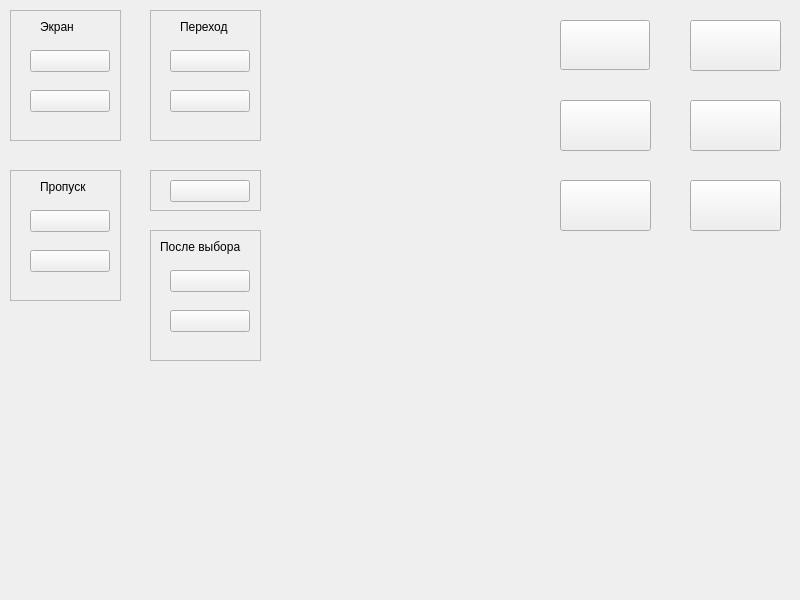
<?xml version="1.0" encoding="UTF-8"?>
<ui version="4.0">
 <class>Preference</class>
 <widget class="QWidget" name="Preference">
  <property name="geometry">
   <rect>
    <x>0</x>
    <y>0</y>
    <width>800</width>
    <height>600</height>
   </rect>
  </property>
  <property name="windowTitle">
   <string>Form</string>
  </property>
  <widget class="QPushButton" name="loadButton">
   <property name="geometry">
    <rect>
     <x>560</x>
     <y>180</y>
     <width>91</width>
     <height>51</height>
    </rect>
   </property>
   <property name="text">
    <string/>
   </property>
  </widget>
  <widget class="QPushButton" name="homeButton">
   <property name="geometry">
    <rect>
     <x>690</x>
     <y>180</y>
     <width>91</width>
     <height>51</height>
    </rect>
   </property>
   <property name="text">
    <string/>
   </property>
  </widget>
  <widget class="QPushButton" name="saveButton">
   <property name="geometry">
    <rect>
     <x>560</x>
     <y>100</y>
     <width>91</width>
     <height>51</height>
    </rect>
   </property>
   <property name="text">
    <string/>
   </property>
  </widget>
  <widget class="QPushButton" name="preferenceButton">
   <property name="geometry">
    <rect>
     <x>690</x>
     <y>100</y>
     <width>91</width>
     <height>51</height>
    </rect>
   </property>
   <property name="text">
    <string/>
   </property>
  </widget>
  <widget class="QPushButton" name="backButton">
   <property name="geometry">
    <rect>
     <x>560</x>
     <y>20</y>
     <width>90</width>
     <height>50</height>
    </rect>
   </property>
   <property name="text">
    <string/>
   </property>
  </widget>
  <widget class="QPushButton" name="exitButton">
   <property name="geometry">
    <rect>
     <x>690</x>
     <y>20</y>
     <width>91</width>
     <height>51</height>
    </rect>
   </property>
   <property name="text">
    <string/>
   </property>
  </widget>
  <widget class="QFrame" name="displayFrame">
   <property name="geometry">
    <rect>
     <x>10</x>
     <y>10</y>
     <width>111</width>
     <height>131</height>
    </rect>
   </property>
   <property name="frameShape">
    <enum>QFrame::StyledPanel</enum>
   </property>
   <property name="frameShadow">
    <enum>QFrame::Raised</enum>
   </property>
   <widget class="QPushButton" name="windowButton">
    <property name="geometry">
     <rect>
      <x>20</x>
      <y>40</y>
      <width>80</width>
      <height>22</height>
     </rect>
    </property>
    <property name="text">
     <string/>
    </property>
   </widget>
   <widget class="QPushButton" name="fullscreenButton">
    <property name="geometry">
     <rect>
      <x>20</x>
      <y>80</y>
      <width>80</width>
      <height>22</height>
     </rect>
    </property>
    <property name="text">
     <string/>
    </property>
   </widget>
   <widget class="QLabel" name="titleDisplayLabel">
    <property name="geometry">
     <rect>
      <x>30</x>
      <y>10</y>
      <width>59</width>
      <height>14</height>
     </rect>
    </property>
    <property name="text">
     <string>Экран</string>
    </property>
   </widget>
  </widget>
  <widget class="QFrame" name="jumpFrame">
   <property name="geometry">
    <rect>
     <x>150</x>
     <y>10</y>
     <width>111</width>
     <height>131</height>
    </rect>
   </property>
   <property name="frameShape">
    <enum>QFrame::StyledPanel</enum>
   </property>
   <property name="frameShadow">
    <enum>QFrame::Raised</enum>
   </property>
   <widget class="QPushButton" name="allButton">
    <property name="geometry">
     <rect>
      <x>20</x>
      <y>40</y>
      <width>80</width>
      <height>22</height>
     </rect>
    </property>
    <property name="text">
     <string/>
    </property>
   </widget>
   <widget class="QPushButton" name="notButton">
    <property name="geometry">
     <rect>
      <x>20</x>
      <y>80</y>
      <width>80</width>
      <height>22</height>
     </rect>
    </property>
    <property name="text">
     <string/>
    </property>
   </widget>
   <widget class="QLabel" name="titleJumpLabel">
    <property name="geometry">
     <rect>
      <x>30</x>
      <y>10</y>
      <width>59</width>
      <height>14</height>
     </rect>
    </property>
    <property name="text">
     <string>Переход</string>
    </property>
   </widget>
  </widget>
  <widget class="QFrame" name="skipFrame">
   <property name="geometry">
    <rect>
     <x>10</x>
     <y>170</y>
     <width>111</width>
     <height>131</height>
    </rect>
   </property>
   <property name="frameShape">
    <enum>QFrame::StyledPanel</enum>
   </property>
   <property name="frameShadow">
    <enum>QFrame::Raised</enum>
   </property>
   <widget class="QPushButton" name="readMessageButton">
    <property name="geometry">
     <rect>
      <x>20</x>
      <y>40</y>
      <width>80</width>
      <height>22</height>
     </rect>
    </property>
    <property name="text">
     <string/>
    </property>
   </widget>
   <widget class="QPushButton" name="allMessageButton">
    <property name="geometry">
     <rect>
      <x>20</x>
      <y>80</y>
      <width>80</width>
      <height>22</height>
     </rect>
    </property>
    <property name="text">
     <string/>
    </property>
   </widget>
   <widget class="QLabel" name="titleSkipLabel">
    <property name="geometry">
     <rect>
      <x>30</x>
      <y>10</y>
      <width>59</width>
      <height>14</height>
     </rect>
    </property>
    <property name="text">
     <string>Пропуск</string>
    </property>
   </widget>
  </widget>
  <widget class="QFrame" name="beginSkipFrame">
   <property name="geometry">
    <rect>
     <x>150</x>
     <y>170</y>
     <width>111</width>
     <height>41</height>
    </rect>
   </property>
   <property name="frameShape">
    <enum>QFrame::StyledPanel</enum>
   </property>
   <property name="frameShadow">
    <enum>QFrame::Raised</enum>
   </property>
   <widget class="QPushButton" name="beginSkipButton">
    <property name="geometry">
     <rect>
      <x>20</x>
      <y>10</y>
      <width>80</width>
      <height>22</height>
     </rect>
    </property>
    <property name="text">
     <string/>
    </property>
   </widget>
  </widget>
  <widget class="QFrame" name="afterSelectFrame">
   <property name="geometry">
    <rect>
     <x>150</x>
     <y>230</y>
     <width>111</width>
     <height>131</height>
    </rect>
   </property>
   <property name="frameShape">
    <enum>QFrame::StyledPanel</enum>
   </property>
   <property name="frameShadow">
    <enum>QFrame::Raised</enum>
   </property>
   <widget class="QPushButton" name="stopSkipButton">
    <property name="geometry">
     <rect>
      <x>20</x>
      <y>40</y>
      <width>80</width>
      <height>22</height>
     </rect>
    </property>
    <property name="text">
     <string/>
    </property>
   </widget>
   <widget class="QPushButton" name="continueSkipButton">
    <property name="geometry">
     <rect>
      <x>20</x>
      <y>80</y>
      <width>80</width>
      <height>22</height>
     </rect>
    </property>
    <property name="text">
     <string/>
    </property>
   </widget>
   <widget class="QLabel" name="afterSelectLabel">
    <property name="geometry">
     <rect>
      <x>10</x>
      <y>7</y>
      <width>91</width>
      <height>20</height>
     </rect>
    </property>
    <property name="text">
     <string>После выбора</string>
    </property>
   </widget>
  </widget>
 </widget>
 <resources/>
 <connections/>
</ui>
